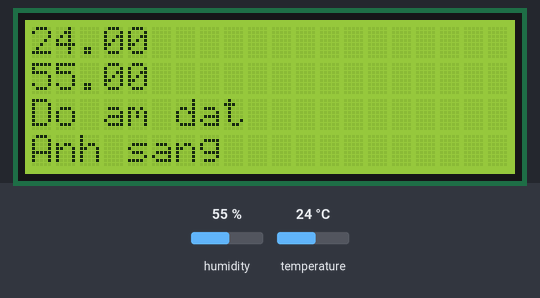
A sketch run on a simulated ESP32. On the bench: 20×4 character LCD. The inputs (shaded band) are chosen by the test bench; at power-on: humidity 55 %, temperature 24 °C.

Above: at 1.2 s.
1.3 s: humidity set to 22 %
At 3.4 s:
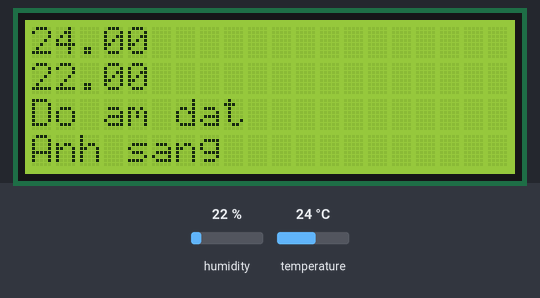
5.2 s: temperature set to 12 °C
At 6.9 s:
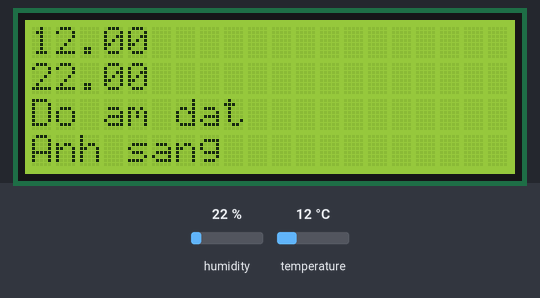
9.1 s: humidity set to 40 %
At 10.4 s:
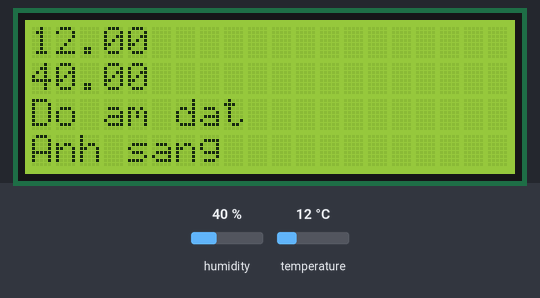
13.0 s: temperature set to 19 °C
Timing chart, 0 to 16.0 s (numbered marks = the images above; inputs shaded):
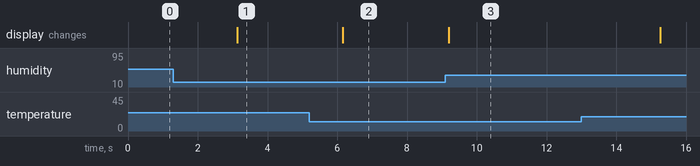

Measured:
- after the input at 1.3 s, the display: changes after 1.8 s (image 1)
- after the input at 5.2 s, the display: changes after 0.96 s (image 2)
- after the input at 9.1 s, the display: changes after 0.10 s (image 3)

The sketch:

sketch_may05a.ino
```cpp
#include <WiFi.h>
#include <Wire.h>
#include <DHT.h>
#include <AsyncElegantOTA.h>
#include <LiquidCrystal_I2C.h>


//dht define
#define DHTPIN 13
#define DHTTYPE DHT22
DHT dht(DHTPIN, DHTTYPE);

LiquidCrystal_I2C lcd(0x27, 20, 4); //lcd i2c 20x04

void setup() {


//dht begin
  dht.begin();

  lcd.init();
  // bat led nen
  lcd.backlight();

}

void loop() {
   lcd.setCursor(0, 0);

  float temper = dht.readTemperature();
  float humi = dht.readHumidity();
  //in ra man hinh
  lcd.print(temper);

  lcd.setCursor(0, 1);
  lcd.print(humi);

  lcd.setCursor(0, 2);
  lcd.print("Do am dat");

  lcd.setCursor(0, 3);
  lcd.print("Anh sang");
  delay(3000);


}
```
